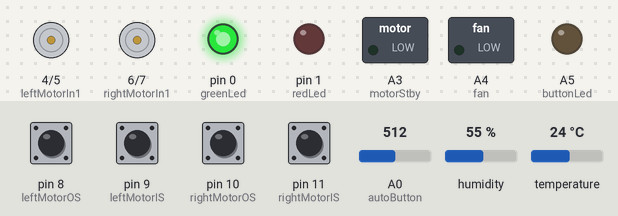
Recording of a sketch running on a simulated Arduino Uno, built with avr-gcc and run on an emulated ATmega328P. Shown: motor-driver pin pairs drawn as motors (green arrow = first pin HIGH = forward, orange = second pin HIGH = backward, longer = more drive, stopped while the standby pin is LOW), switched loads named in the sketch (green lamp = pin HIGH), output pins drawn as LEDs (lit = HIGH). The inputs (shaded band) are chosen by the test bench; at power-on: pin 8 (leftMotorOS), pin 9 (leftMotorIS), pin 10 (rightMotorOS), pin 11 (rightMotorIS) LOW, humidity 55 %, A0 (autoButton) = 512, temperature 24 °C.

Above: at 1.2 s.
1.3 s: pin 8 (leftMotorOS) pulled HIGH for 1 s
4.8 s: pin 9 (leftMotorIS) pulled HIGH for 1 s
8.3 s: humidity set to 78 %
11.3 s: humidity set to 81 %
At 12.5 s:
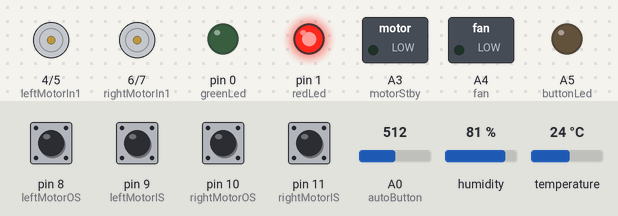
13.6 s: pin 10 (rightMotorOS) pulled HIGH for 0.15 s
15.4 s: pin 11 (rightMotorIS) pulled HIGH for 0.15 s
Timing chart, 0 to 18.2 s (numbered marks = the images above; inputs shaded):
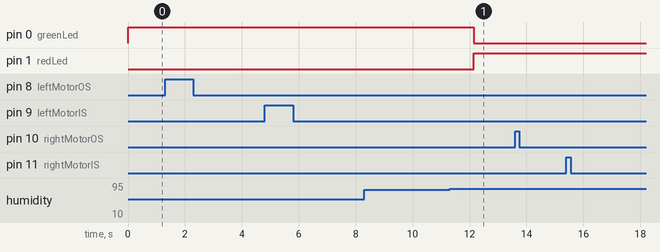

Measured:
- the behaviour switches between 79 and 80 % on humidity (found by bisection; images 0 and 1)
- after the input at 8.3 s, every drawn part: stays the same
- after the input at 11.3 s, pin 0 (greenLed): HIGH → LOW after 0.84 s; pin 1 (redLed): LOW → HIGH after 0.84 s

The sketch:

Mechanical_Mask.ino
```cpp
#include <SoftwareSerial.h>
#include <Adafruit_Sensor.h>
#include <DHT.h>

SoftwareSerial lnrSerial(2, 3);
#define DHTPIN A2
#define DHTTYPE DHT22

// Filter element replacement indication lights Pin Configuration
const int greenLed = 0;
const int redLed = 1;

// Movement Detection Pin Configuration
const int pirSensor = A1;

// Air Regulating and Cooling Fan Pin Configuration
const int fan = A4;

// Motor Pin Configuration
const int motorStby = A3;
const int leftMotorIn1 = 4;
const int leftMotorIn2 = 5;
const int rightMotorIn1 = 6;
const int rightMotorIn2 = 7;

// Limit Switch Pin Configuration -- OS - OUTER SWITCH, IS - INNER SWITCH --
const int leftMotorOS = 8;
const int leftMotorIS = 9;
const int rightMotorOS = 10;
const int rightMotorIS = 11;

// Control Button Pin Configuration -- Left Button - Close, Right Button - Open --
const int openButton = 12;
const int closeButton = 13;
const int autoButton = A0;

// Control Button LEDs
const int buttonLed = A5;


DHT dht = DHT(DHTPIN, DHTTYPE);

// variable for checking movement for PIR sensor
boolean movementDetected = false;

// variables for TF-LUNA proximity sensor
int dist;
int strength;
int check;
int uart[9];
const int HEADER=0x59;

// variables for button press and debouncing effect for auto/manual button
int autoLastState = 0;
int autoCurrentState = 0;
boolean autoMode = false;

int time_start = 0;

// function for debounce of auto button and checking auto button status
void check_auto_button_status(){
  // debounce the button
  autoCurrentState = analogRead(autoButton);
  if ((autoLastState < 50 && autoCurrentState > 200)
  || (autoLastState > 200 && autoCurrentState < 50)){
    delay(5);
    autoCurrentState = analogRead(autoButton);
  }
  // check button state
  if (autoLastState < 50 && autoCurrentState > 200){
    // flip auto button state to whatever it is to the other
    autoMode = !autoMode;
  }
  autoLastState  = autoCurrentState;
}

// function to activate linear actuator motors for opening mask
void open_mask(){
  digitalWrite(motorStby, HIGH);
  delay(10);
  digitalWrite(leftMotorIn1, LOW);
  digitalWrite(leftMotorIn2, HIGH);
  digitalWrite(rightMotorIn1, HIGH);
  digitalWrite(rightMotorIn2, LOW);
  digitalWrite(fan, LOW);
}

// function to activate linear actuator motors for closing mask
void close_mask(){
  digitalWrite(motorStby, HIGH);
  delay(10);
  digitalWrite(leftMotorIn1, HIGH);
  digitalWrite(leftMotorIn2, LOW);
  digitalWrite(rightMotorIn1, LOW);
  digitalWrite(rightMotorIn2, HIGH);
  digitalWrite(fan, HIGH);
}

// function to check the limit switches if the are pressed
void check_limits(){
  // saving states of the limit switches as variables
  int leftMotorOSS = digitalRead(leftMotorOS);
  int rightMotorOSS = digitalRead(rightMotorOS);
  int leftMotorISS = digitalRead(leftMotorIS);
  int rightMotorISS = digitalRead(rightMotorIS);

  // if ststements to run if any of the limit switches are pressed
  if (leftMotorOSS == HIGH){
    digitalWrite(leftMotorIn1, LOW);
    digitalWrite(leftMotorIn2, LOW);
    delay(30);
    digitalWrite(leftMotorIn1, LOW);
    digitalWrite(leftMotorIn2, HIGH);
    delay(350);
    digitalWrite(leftMotorIn1, LOW);
    digitalWrite(leftMotorIn2, LOW);
  }
  if (rightMotorOSS == HIGH){
    digitalWrite(rightMotorIn1, LOW);
    digitalWrite(rightMotorIn2, LOW);
    delay(30);
    digitalWrite(rightMotorIn1, HIGH);
    digitalWrite(rightMotorIn2, LOW);
    delay(350);
    digitalWrite(rightMotorIn1, LOW);
    digitalWrite(rightMotorIn2, LOW);
  }
  if (leftMotorISS == HIGH){
    digitalWrite(leftMotorIn1, LOW);
    digitalWrite(leftMotorIn2, LOW);
    delay(30);
    digitalWrite(leftMotorIn1, HIGH);
    digitalWrite(leftMotorIn2, LOW);
    delay(300);
    digitalWrite(leftMotorIn1, LOW);
    digitalWrite(leftMotorIn2, LOW);
  }
  if (rightMotorISS == HIGH){
    digitalWrite(rightMotorIn1, LOW);
    digitalWrite(rightMotorIn2, LOW);
    delay(30);
    digitalWrite(rightMotorIn1, LOW);
    digitalWrite(rightMotorIn2, HIGH);
    delay(300);
    digitalWrite(rightMotorIn1, LOW);
    digitalWrite(rightMotorIn2, LOW);
  }

}

//int check_proximity(){
//  if (lnrSerial.available()){
//    if (lnrSerial.read() == HEADER){
//      uart[0] = HEADER;
//      if (lnrSerial.read() == HEADER){
//        uart[1] = HEADER;
//        for (int i=2; i<9; i++){
//          uart[i] = lnrSerial.read();
//        }
//        check = uart[0]+uart[1]+uart[2]+uart[3]+uart[4]+uart[5]+uart[6]+uart[7];
//        if (uart[8] == (check&0xff)){
//          dist = uart[2] + uart[3] * 256;
//          strength = uart[4] + uart[5]  * 256;
//          delay(50);
//          return dist;
//
//        }
//      }
//    }
//  }
//}

// function to check humidity and turn on/off the respective indicating LEDs
void check_humidity(){
  float h = dht.readHumidity();
  if (h >= 80){
    digitalWrite(redLed, HIGH);
    digitalWrite(greenLed, LOW);
  }
  if (h < 80){
    digitalWrite(greenLed, HIGH);
    digitalWrite(redLed, LOW);
  }
}

// function to check movement with PIR sensor
boolean check_movement(){
  int pirVal = analogRead(pirSensor);
  if (pirVal > 200){
    movementDetected = true;
  }
  if (pirVal < 50){
    movementDetected = false;
  }
}

// setup function defining the pin modes of the pins and initializing Serial
// connection with TF-LUNA and initializing the humidity sensor
void setup(){
  pinMode(redLed, OUTPUT);
  pinMode(greenLed, OUTPUT);
  pinMode(fan, OUTPUT);
  pinMode(motorStby, OUTPUT);
  pinMode(leftMotorIn1, OUTPUT);
  pinMode(leftMotorIn2, OUTPUT);
  pinMode(rightMotorIn1, OUTPUT);
  pinMode(rightMotorIn2, OUTPUT);
  pinMode(buttonLed, OUTPUT);
  pinMode(pirSensor, INPUT);
  pinMode(leftMotorOS, INPUT);
  pinMode(leftMotorIS, INPUT);
  pinMode(rightMotorOS, INPUT);
  pinMode(rightMotorIS, INPUT);
  pinMode(openButton, INPUT);
  pinMode(closeButton, INPUT);
  pinMode(autoButton, INPUT);
  lnrSerial.begin(115200);
  dht.begin();
}

// loop fucntion which runs repeatedly
void loop(){
  // check the auto buttin state
  check_auto_button_status();
  // start timer, on boot up time_start will be 0
  // therefore time_elapsed = time_end
  int time_end = millis();
  int time_elapsed = time_end - time_start;

  if (lnrSerial.available()){
    if (lnrSerial.read() == HEADER){
      uart[0] = HEADER;
      if (lnrSerial.read() == HEADER){
        uart[1] = HEADER;
        for (int i=2; i<9; i++){
          uart[i] = lnrSerial.read();
        }
        check = uart[0]+uart[1]+uart[2]+uart[3]+uart[4]+uart[5]+uart[6]+uart[7];
        if (uart[8] == (check&0xff)){
          dist = uart[2] + uart[3] * 256;
          strength = uart[4] + uart[5]  * 256;
          // if statement to check if in automode and time_elapsed = 10 seconds or
          // if it is the first run of the program which will give time_start = 0
          if ((autoMode) && ((time_start == 0) || (time_elapsed > 10000))){
            digitalWrite(buttonLed, LOW);
            check_movement();
            // reset the time_start value
            time_start = millis();
            // if distance is greater than 50 cm from an object the mask opens
            if (dist > 50){
              open_mask();
            }
            // if distance <= 50 cm and movementDetected variable is true mask closes
            if (dist <= 50 && movementDetected){
              close_mask();
            }
          }
          delay(50);
        }
      }
    }
  }
  // if it is in manual mode
  if (!autoMode){
    digitalWrite(buttonLed, HIGH);
    time_start = 0;
    // check buttonstates of the open and close buttons
    int openButtonStatus = digitalRead(openButton);
    int closeButtonStatus = digitalRead(closeButton);
    // execute functions to open or close mask depending on button status
    if (openButtonStatus == HIGH){
      open_mask();
    }
    if (closeButtonStatus == HIGH){
      close_mask();
    }
  }
  // update humidity values and turn on/off indicating LEDs
  check_humidity();
  // check limit switches
  check_limits();
  // if the two inputs for both motors are all LOW, then put the motor driver on standby for power save
  if (leftMotorIn1 == LOW && leftMotorIn2 == LOW && rightMotorIn1 == LOW && rightMotorIn2 == LOW){
    digitalWrite(motorStby, LOW);
  }
}
```
